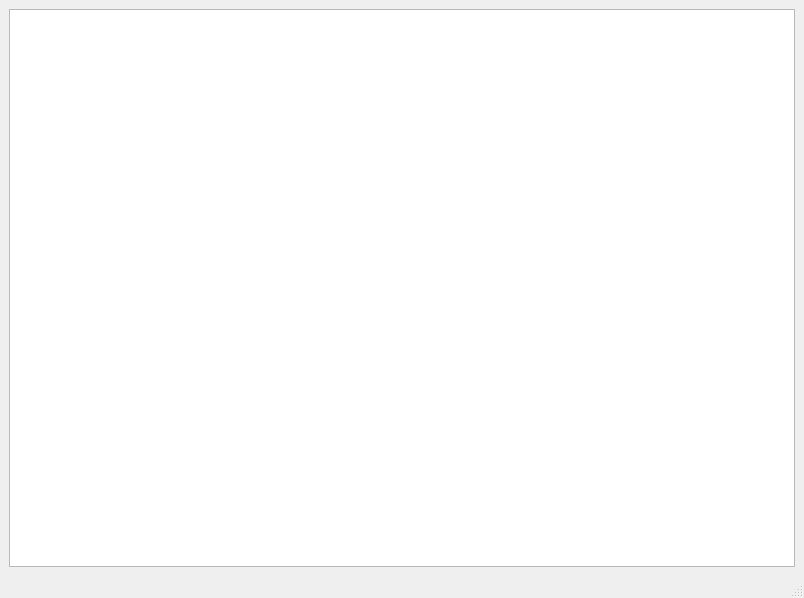
<?xml version="1.0" encoding="UTF-8"?>
<ui version="4.0">
 <class>MainWindow</class>
 <widget class="QMainWindow" name="MainWindow">
  <property name="geometry">
   <rect>
    <x>0</x>
    <y>0</y>
    <width>804</width>
    <height>598</height>
   </rect>
  </property>
  <property name="windowTitle">
   <string>MainWindow</string>
  </property>
  <widget class="QWidget" name="centralwidget">
   <layout class="QGridLayout" name="gridLayout">
    <item row="0" column="0">
     <widget class="ParameterTree" name="parameterView"/>
    </item>
   </layout>
  </widget>
  <widget class="QMenuBar" name="menubar">
   <property name="geometry">
    <rect>
     <x>0</x>
     <y>0</y>
     <width>804</width>
     <height>20</height>
    </rect>
   </property>
  </widget>
  <widget class="QStatusBar" name="statusbar"/>
 </widget>
 <customwidgets>
  <customwidget>
   <class>ParameterTree</class>
   <extends>QGraphicsView</extends>
   <header>pyqtgraph.parametertree</header>
  </customwidget>
 </customwidgets>
 <resources/>
 <connections/>
</ui>
